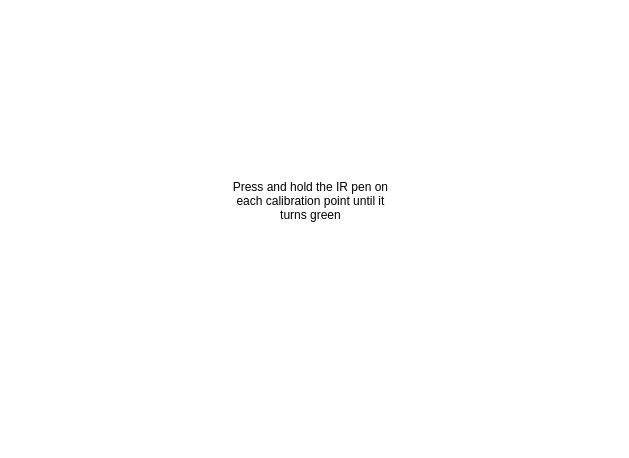
<?xml version="1.0" encoding="UTF-8"?>
<ui version="4.0">
 <class>CalibrationWindow</class>
 <widget class="QMainWindow" name="CalibrationWindow">
  <property name="geometry">
   <rect>
    <x>0</x>
    <y>0</y>
    <width>629</width>
    <height>458</height>
   </rect>
  </property>
  <property name="palette">
   <palette>
    <active>
     <colorrole role="Button">
      <brush brushstyle="SolidPattern">
       <color alpha="255">
        <red>255</red>
        <green>255</green>
        <blue>255</blue>
       </color>
      </brush>
     </colorrole>
     <colorrole role="Base">
      <brush brushstyle="SolidPattern">
       <color alpha="255">
        <red>255</red>
        <green>255</green>
        <blue>255</blue>
       </color>
      </brush>
     </colorrole>
     <colorrole role="Window">
      <brush brushstyle="SolidPattern">
       <color alpha="255">
        <red>255</red>
        <green>255</green>
        <blue>255</blue>
       </color>
      </brush>
     </colorrole>
    </active>
    <inactive>
     <colorrole role="Button">
      <brush brushstyle="SolidPattern">
       <color alpha="255">
        <red>255</red>
        <green>255</green>
        <blue>255</blue>
       </color>
      </brush>
     </colorrole>
     <colorrole role="Base">
      <brush brushstyle="SolidPattern">
       <color alpha="255">
        <red>255</red>
        <green>255</green>
        <blue>255</blue>
       </color>
      </brush>
     </colorrole>
     <colorrole role="Window">
      <brush brushstyle="SolidPattern">
       <color alpha="255">
        <red>255</red>
        <green>255</green>
        <blue>255</blue>
       </color>
      </brush>
     </colorrole>
    </inactive>
    <disabled>
     <colorrole role="Button">
      <brush brushstyle="SolidPattern">
       <color alpha="255">
        <red>255</red>
        <green>255</green>
        <blue>255</blue>
       </color>
      </brush>
     </colorrole>
     <colorrole role="Base">
      <brush brushstyle="SolidPattern">
       <color alpha="255">
        <red>255</red>
        <green>255</green>
        <blue>255</blue>
       </color>
      </brush>
     </colorrole>
     <colorrole role="Window">
      <brush brushstyle="SolidPattern">
       <color alpha="255">
        <red>255</red>
        <green>255</green>
        <blue>255</blue>
       </color>
      </brush>
     </colorrole>
    </disabled>
   </palette>
  </property>
  <property name="windowTitle">
   <string>Calibration</string>
  </property>
  <property name="unifiedTitleAndToolBarOnMac">
   <bool>false</bool>
  </property>
  <widget class="QWidget" name="centralWidget">
   <widget class="QLabel" name="calibrationPoint1">
    <property name="geometry">
     <rect>
      <x>0</x>
      <y>0</y>
      <width>121</width>
      <height>91</height>
     </rect>
    </property>
    <property name="frameShadow">
     <enum>QFrame::Raised</enum>
    </property>
    <property name="text">
     <string/>
    </property>
    <property name="wordWrap">
     <bool>true</bool>
    </property>
   </widget>
   <widget class="QLabel" name="calibrationPoint2">
    <property name="geometry">
     <rect>
      <x>510</x>
      <y>0</y>
      <width>121</width>
      <height>91</height>
     </rect>
    </property>
    <property name="frameShadow">
     <enum>QFrame::Raised</enum>
    </property>
    <property name="text">
     <string/>
    </property>
    <property name="wordWrap">
     <bool>true</bool>
    </property>
   </widget>
   <widget class="QLabel" name="calibrationPoint3">
    <property name="geometry">
     <rect>
      <x>510</x>
      <y>310</y>
      <width>121</width>
      <height>91</height>
     </rect>
    </property>
    <property name="frameShadow">
     <enum>QFrame::Raised</enum>
    </property>
    <property name="text">
     <string/>
    </property>
    <property name="wordWrap">
     <bool>true</bool>
    </property>
   </widget>
   <widget class="QLabel" name="calibrationPoint4">
    <property name="geometry">
     <rect>
      <x>10</x>
      <y>300</y>
      <width>121</width>
      <height>91</height>
     </rect>
    </property>
    <property name="frameShadow">
     <enum>QFrame::Raised</enum>
    </property>
    <property name="text">
     <string/>
    </property>
    <property name="wordWrap">
     <bool>true</bool>
    </property>
   </widget>
   <widget class="QLabel" name="instructions">
    <property name="geometry">
     <rect>
      <x>230</x>
      <y>160</y>
      <width>161</width>
      <height>81</height>
     </rect>
    </property>
    <property name="text">
     <string>Press and hold the IR pen on each calibration point until it turns green</string>
    </property>
    <property name="alignment">
     <set>Qt::AlignCenter</set>
    </property>
    <property name="wordWrap">
     <bool>true</bool>
    </property>
   </widget>
  </widget>
 </widget>
 <layoutdefault spacing="6" margin="11"/>
 <resources/>
 <connections/>
</ui>
